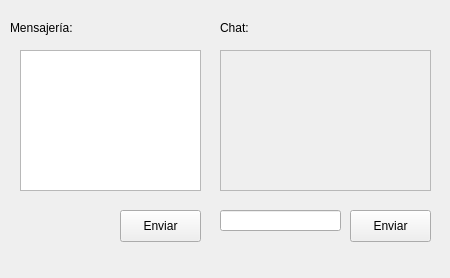
<?xml version="1.0" encoding="UTF-8"?>
<ui version="4.0">
 <class>Form</class>
 <widget class="QWidget" name="Form">
  <property name="geometry">
   <rect>
    <x>0</x>
    <y>0</y>
    <width>450</width>
    <height>278</height>
   </rect>
  </property>
  <property name="windowTitle">
   <string>Chat individual</string>
  </property>
  <widget class="QScrollArea" name="scrollArea">
   <property name="geometry">
    <rect>
     <x>220</x>
     <y>50</y>
     <width>211</width>
     <height>141</height>
    </rect>
   </property>
   <property name="widgetResizable">
    <bool>true</bool>
   </property>
   <widget class="QWidget" name="scrollAreaWidgetContents">
    <property name="geometry">
     <rect>
      <x>0</x>
      <y>0</y>
      <width>209</width>
      <height>139</height>
     </rect>
    </property>
   </widget>
  </widget>
  <widget class="QLineEdit" name="lineEdit_2">
   <property name="geometry">
    <rect>
     <x>220</x>
     <y>210</y>
     <width>121</width>
     <height>21</height>
    </rect>
   </property>
  </widget>
  <widget class="QPushButton" name="pushButton">
   <property name="geometry">
    <rect>
     <x>350</x>
     <y>210</y>
     <width>81</width>
     <height>32</height>
    </rect>
   </property>
   <property name="text">
    <string>Enviar</string>
   </property>
  </widget>
  <widget class="QLabel" name="label">
   <property name="geometry">
    <rect>
     <x>10</x>
     <y>20</y>
     <width>81</width>
     <height>16</height>
    </rect>
   </property>
   <property name="text">
    <string>Mensajería:</string>
   </property>
  </widget>
  <widget class="QLabel" name="label_2">
   <property name="geometry">
    <rect>
     <x>220</x>
     <y>20</y>
     <width>62</width>
     <height>16</height>
    </rect>
   </property>
   <property name="text">
    <string>Chat:</string>
   </property>
  </widget>
  <widget class="QPushButton" name="pushButton_2">
   <property name="geometry">
    <rect>
     <x>120</x>
     <y>210</y>
     <width>81</width>
     <height>32</height>
    </rect>
   </property>
   <property name="text">
    <string>Enviar</string>
   </property>
  </widget>
  <widget class="QPlainTextEdit" name="plainTextEdit">
   <property name="geometry">
    <rect>
     <x>20</x>
     <y>50</y>
     <width>181</width>
     <height>141</height>
    </rect>
   </property>
  </widget>
 </widget>
 <resources/>
 <connections/>
</ui>
